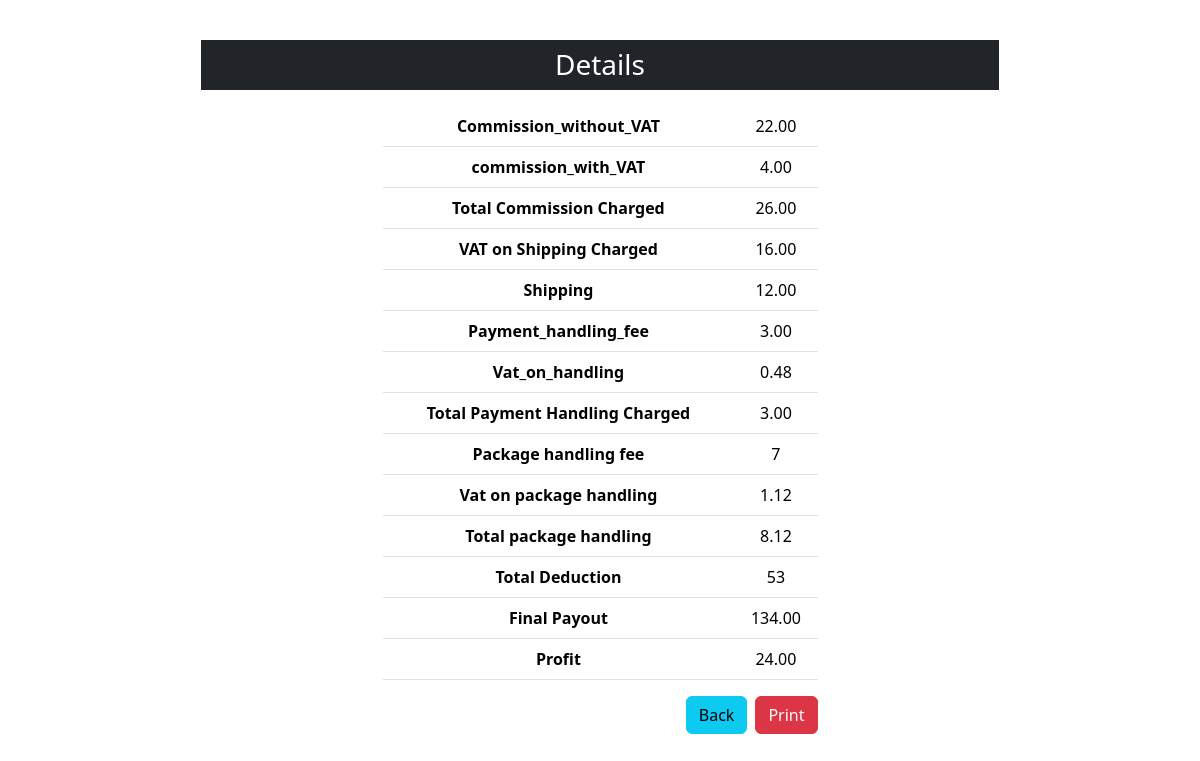
Screenshot of /admin/new.php?id=35 with the database file from the repository.
### tables this page shows
CREATE TABLE `add_sale` (
  `id` int(11) NOT NULL,
  `storename` int(11) NOT NULL,
  `name` varchar(255) NOT NULL,
  `phone_no` int(11) NOT NULL,
  `city` text NOT NULL,
  `order_type` varchar(255) NOT NULL,
  `order_no` int(11) NOT NULL,
  `item_id` int(11) NOT NULL,
  `price` int(11) NOT NULL,
  `tracking_id` int(11) NOT NULL,
  `order_date` date NOT NULL,
  `discount` float NOT NULL,
  `shipping` int(11) NOT NULL,
  `free_shipping` varchar(255) NOT NULL,
  `cate_id` int(11) NOT NULL
);

CREATE TABLE `addproduct` (
  `id` int(11) NOT NULL,
  `productname` varchar(255) NOT NULL,
  `product_sku` int(11) NOT NULL,
  `product_price` int(11) NOT NULL,
  `product_sale_price` int(11) NOT NULL,
  `category` int(11) NOT NULL,
  `image` blob NOT NULL,
  `status` text NOT NULL
);

### admin/new.php (the view, shortened to what this page needs)
<?php
include('./include/header.php');
include('../connection.php');
echo '<div class="row justify-content-center">';
echo '<div class="col-md-9 mt-4">';
echo '<div class="mt-3 mx-5 text-center">';
echo '<h3 class="bg-dark text-white p-2 mt-6">Details</h3>';
echo '</div>';
?>
<?PHP
if (isset($_GET['id'])) {
    $id = $_GET['id'];
    $sql = "SELECT
       a.id
       ,a.order_no
       ,a.order_date
       ,b.productname
       ,a.price
       ,a.discount
       ,a.cate_id
       ,a.shipping
       ,a.free_shipping
       ,a.price - a.discount
       ,b.product_price
       FROM add_sale a
       LEFT JOIN addproduct b
       ON a.item_id = b.id
       WHERE a.id = {$id}";
    $res = $con->query($sql);
    if ($res === false) {
        echo "Error: " . $con->error;
    } elseif ($res->num_rows > 0) {
        while ($row = $res->fetch_assoc()) {
            $sell = $row['price'];
            $disc = $row['discount'];
            $category = $row['cate_id'];
            $vat = 16;
            $package = 0;
            if ($sell <= 1000) {
                $package = 7;
            } else if ($sell > 1000 && $sell < 2000) {
                $package = 10;
            } else if ($sell > 2000) {
                $package = 50;
            }
            $package_on_vat = $package * $vat / 100;
            $total_package = $package + $package_on_vat;
            $netSell = $sell - $disc;
            $commissionWithoutVAT = round(($category) * $netSell / 100);
            $vatOnCommission = round(($commissionWithoutVAT) * $vat / 100);
            $totalCommission = round($commissionWithoutVAT + $vatOnCommission);
            $payment_handling_without_vat = round($netSell * 1.75 / 100);
            $payment_handling_vat = $payment_handling_without_vat * 0.16;
            $total_TH = round($payment_handling_without_vat + $payment_handling_vat);
            $ship = $row['free_shipping'] ? $disc + $row['shipping'] : $disc;
            $vat_on_ship = round($row['shipping'] * ($vat / 100));
            $total_deduction = round($totalCommission + $total_TH + $vat_on_ship + $total_package);
            $final_payout = round( $netSell - $total_deduction);
            $profit = ($final_payout - $row['product_price']);
?>
            <div class="row justify-content-center">
                <div class="col-sm-6 mt-2">
                    <table class="table table-border">
                        <thead>
                            <tr class="text-center">
                                <th scope="col" class="">
                                    Commission_without_VAT
                                </th>
                                <td class=""><?php echo number_format($commissionWithoutVAT, 2); ?></td>
                            </tr>
                            <tr class="text-center">
                                <th scope="col" class="">
                                    commission_with_VAT
                                </th>
                                <td class=""><?php echo number_format($vatOnCommission, 2); ?></td>
                            </tr>
                            <tr class="text-center text-white bg-secondary">
                                <th scope="col">Total Commission Charged</th>
                                <td><?php echo number_format($totalCommission, 2); ?></td>
                            </tr>
                            <tr class="text-center text-white bg-secondary">
                                <th scope="col">VAT on Shipping Charged</th>
                                <td><?php echo number_format($vat_on_ship, 2); ?></td>
                            </tr>
                            <tr class="text-center text-white bg-secondary">
                                <th scope="col">Shipping</th>
                                <td><?php echo number_format($ship, 2); ?></td>
                            </tr>
                            <tr class="text-center text-white bg-secondary">
                                <th scope="col">Payment_handling_fee</th>
                                <td><?php echo number_format($payment_handling_without_vat, 2); ?></td>
                            </tr>
                            <tr class="text-center text-white bg-secondary">
                                <th scope="col">Vat_on_handling</th>
                                <td><?php echo number_format($payment_handling_vat, 2); ?></td>
                            </tr>
                            <tr class="text-center text-white bg-secondary">
                                <th scope="col">Total Payment Handling Charged</th>
                                <td><?php echo number_format($total_TH, 2); ?></td>
                            </tr>
                            <tr class="text-center text-white bg-secondary">
                                <th scope="col">Package handling fee</th>
                                <td><?php echo $package; ?></td>
                            </tr>
                            <tr class="text-center text-white bg-secondary">
                                <th scope="col">Vat on package handling</th>
                                <td><?php echo $package_on_vat; ?></td>
                            </tr>
                            <tr class="text-center text-white bg-secondary">
                                <th scope="col">Total package handling</th>
                                <td><?php echo $total_package; ?></td>
                            </tr>
                            <tr class="text-center text-white bg-secondary">
                                <th scope="col">Total Deduction</th>
                                <td><?php echo $total_deduction; ?></td>
                            </tr>
                            <tr class="text-center text-white bg-secondary">
                                <th scope="col">
                                    Final Payout
                                </th>
                                <td><?php echo number_format($final_payout, 2); ?></td>
                            </tr>
                            <tr class="text-center text-white bg-secondary">
                                <th scope="col">
                                    Profit
                                </th>
                                <td><?php echo number_format($profit, 2); ?></td>
                            </tr>
                </div>
    <?php
        }
    }
} else {
    echo '<tr><td colspan="7">No data found.</td></tr>';
}
echo '<div>';
echo '<button onclick="window.print();" class="no-print btn btn-danger float-end">Print</button>';
echo '<a href="dash.php?manageprofit" class="no-print btn btn-info float-end me-2">Back</a>';
echo '</div>';
echo '</div>';
include('./include/footer.php');
    ?>

### rows the page displays
add_sale: commissionWithoutVAT "22.00", vatOnCommission "4.00", totalCommission "26.00", shipping "16.00", ship "12.00", payment_handling_without_vat "3.00", payment_handling_vat "0.48", total_TH "3.00", price "7", price "1.12", price "8.12", total_deduction "53", final_payout "134.00", profit "24.00"
